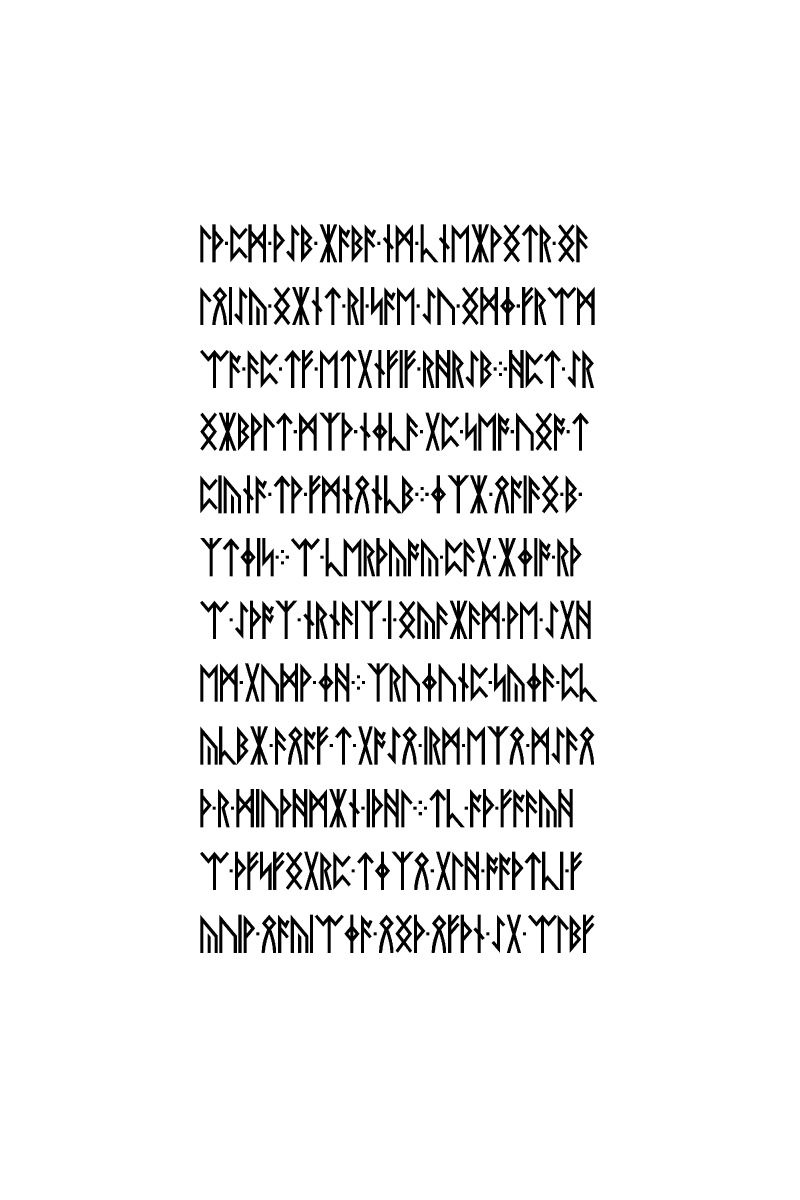
#> input picture 04/17.jpg, 2400 x 3600 px, found by its file name (shown at 1/3 size)
$ python lp2_p0_stave_repetition_sft.py
#> lines starting #> are read from the running program, lines starting #| are printed output that depends on the picture
#!/usr/bin/env python3
"""Check whether the two p0 marginal stave crops repeat on LP2 pages 0–2.

This tests only image repetition, not the Cistercian interpretation.
"""
from pathlib import Path
from PIL import Image
import numpy as np

ROOT = Path(__file__).resolve().parents[1]
IMAGE_DIR = ROOT / "resources" / "liber-primus"
PAGES = {
    "p0": IMAGE_DIR / "17.jpg",
    "p1": IMAGE_DIR / "18.jpg",
    "p2": IMAGE_DIR / "19.jpg",
}
BOXES = {
    "lower_left": (80, 1600, 500, 2800),
    "upper_right": (1900, 400, 2350, 1700),
}
THRESHOLD = 110
RESIZE = (200, 500)


def crop_mask(path: Path, box: tuple[int, int, int, int]) -> np.ndarray:
#> called with box = (80, 1600, 500, 2800)
    gray = Image.open(path).convert("L").crop(box)
#> gray: PIL image 420x1200 L; every value is 255
    binary = (np.asarray(gray) < THRESHOLD).astype(np.uint8) * 255
#> binary: shape (1200, 420); every value is 0
    normalized = Image.fromarray(binary).resize(RESIZE, Image.Resampling.NEAREST)
#> normalized: PIL image 200x500 L; every value is 0
    return np.asarray(normalized) > 0


def iou(a: np.ndarray, b: np.ndarray) -> float:
    union = np.logical_or(a, b).sum()
    return float(np.logical_and(a, b).sum() / union) if union else 1.0


def main() -> None:
    masks = {
        side: {page: crop_mask(path, box) for page, path in PAGES.items()}
        for side, box in BOXES.items()
    }
#> call 2 of crop_mask, with box = (80, 1600, 500, 2800)
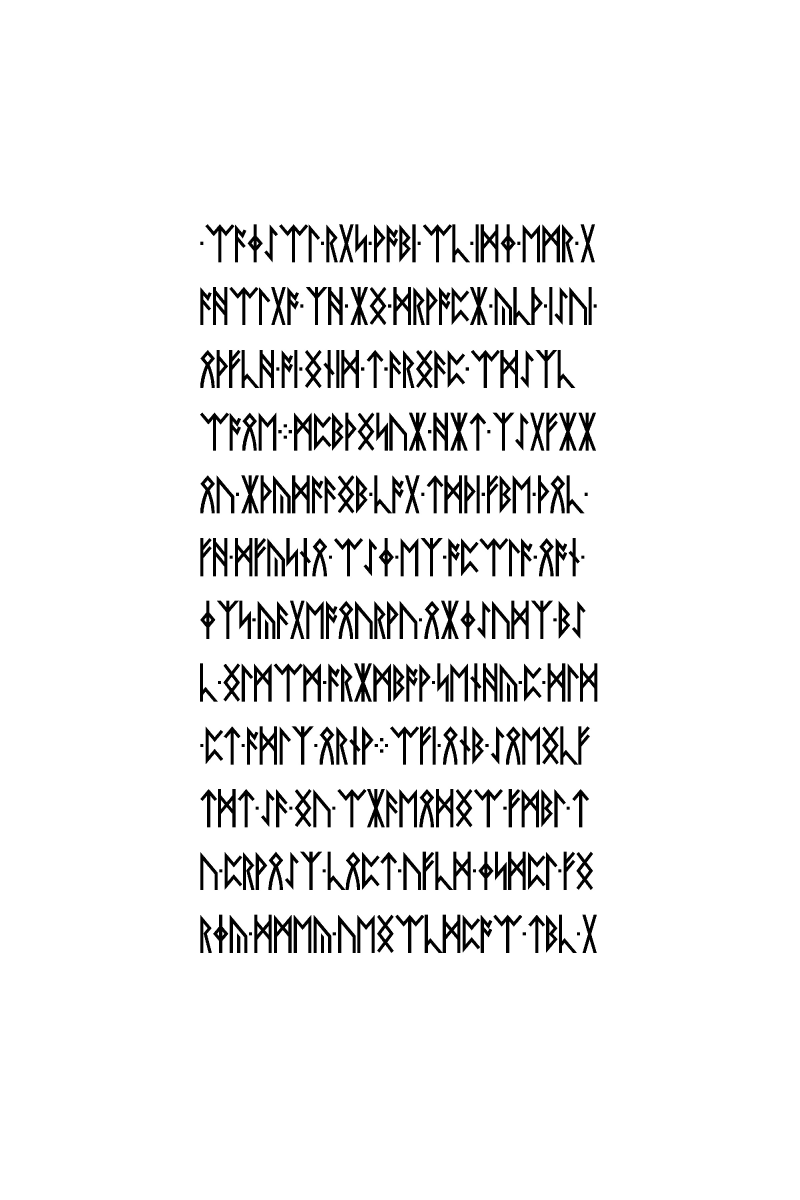
#> input picture 04/18.jpg, 2400 x 3600 px, found by its file name (shown at 1/3 size)
#> call 3 of crop_mask, with box = (80, 1600, 500, 2800)
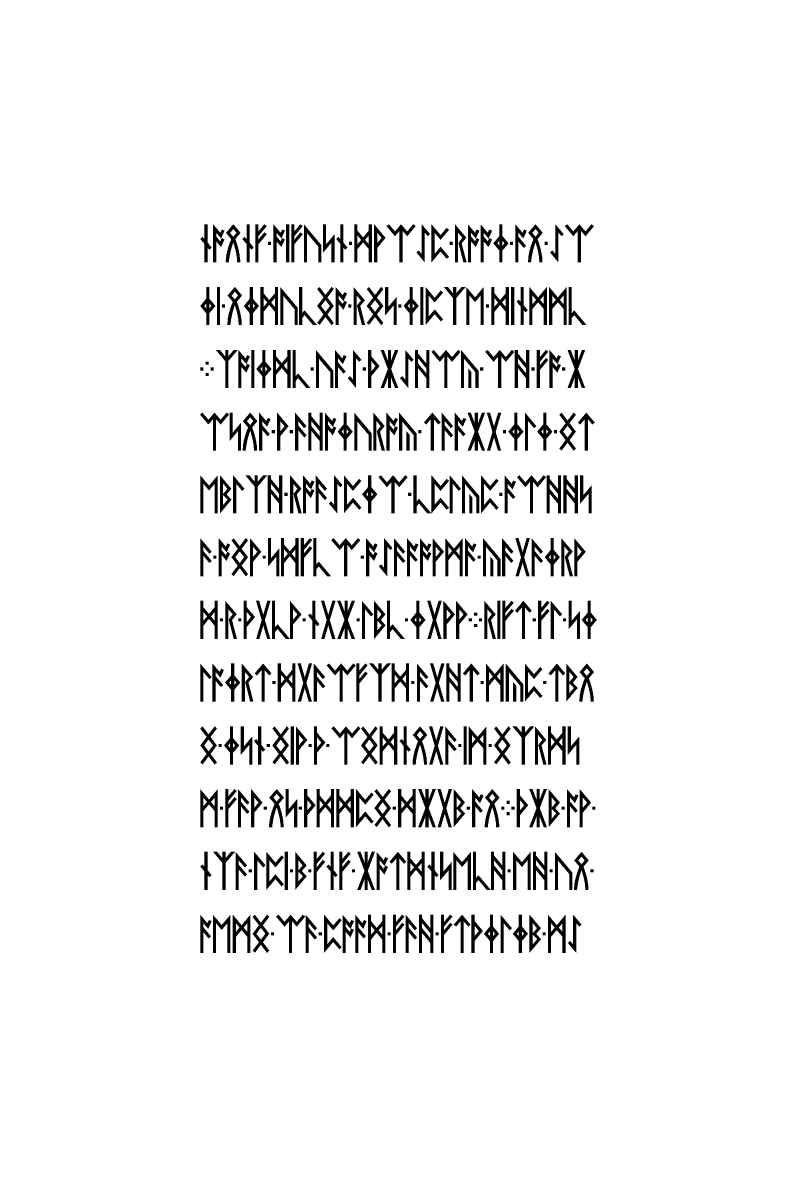
#> input picture 04/19.jpg, 2400 x 3600 px, found by its file name (shown at 1/3 size)
#> in crop_mask (call 4), `gray = Image.open(path).convert("L").crop(box)`: gray: PIL image 450x1300 L; every value is 255
#> in crop_mask (call 4), `binary = (np.asarray(gray) < THRESHOLD).astype(np.uint8) * 255`: binary: shape (1300, 450); every value is 0
#> masks = 2 items
    results = {}
    for side, page_masks in masks.items():
        results[side] = {
            "p0_p1": iou(page_masks["p0"], page_masks["p1"]),
            "p0_p2": iou(page_masks["p0"], page_masks["p2"]),
            "p1_p2": iou(page_masks["p1"], page_masks["p2"]),
        }
        assert results[side]["p0_p1"] > 0.95
        assert results[side]["p0_p2"] > 0.95
        assert results[side]["p1_p2"] == 1.0
#> this loop made 2 passes
#> side on passes 1 to 2: 'lower_left', 'upper_right'
#> after the loop, results = 2 items

    print({
        "threshold_grayscale_lt": THRESHOLD,
        "crop_boxes_xyxy": BOXES,
        "nearest_resize_wh": RESIZE,
        "iou": results,
        "interpretation": "The stave crops repeat; this does not identify their symbol system.",
    })
#> (printed output is left out)


if __name__ == "__main__":
    main()
